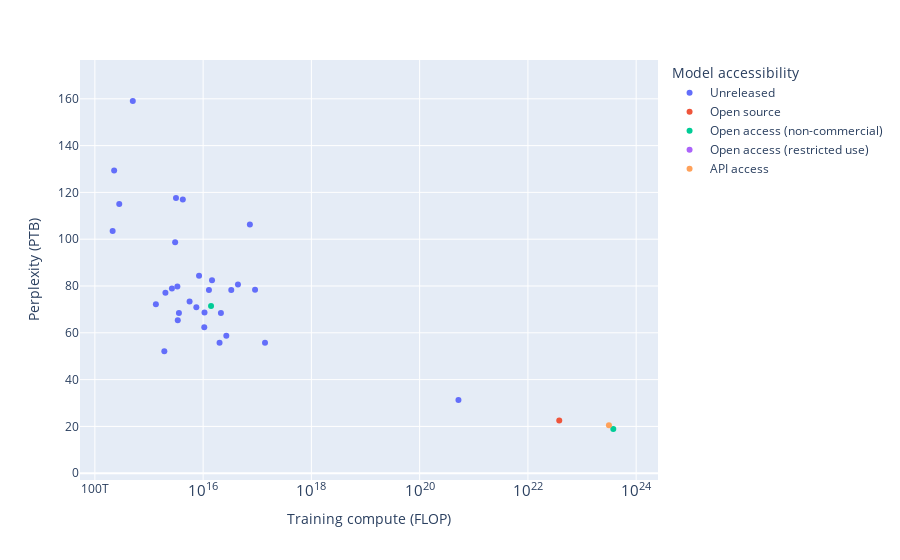

Notebook code cell kept with this figure:
### Code cell
fig = px.scatter(
    filtered_benchmark_df,
    x='Training compute (FLOP)',
    y='Perplexity (PTB)',
    color='Model accessibility',
    # text=filtered_benchmark_df.index
)

# Log x-axis
fig.update_xaxes(type='log')

# Move text to top
fig.update_traces(textposition='middle left')

save_plot(fig, results_dir, 'PTB_vs_compute')

fig.show()

### Figure 1 — Plotly figure (JSON) as saved in the notebook; plotly's stock layout.template omitted (floating-point values rounded to 4 significant figures; data arrays with more than 128 entries replaced by an {"elided": "..."} marker saying what was removed)
{"data": [{"hovertemplate": "Model accessibility=Unreleased<br>Training compute (FLOP)=%{x}<br>Perplexity (PTB)=%{y}<extra></extra>", "legendgroup": "Unreleased", "marker": {"color": "#636efa", "symbol": "circle"}, "mode": "markers", "name": "Unreleased", "orientation": "v", "showlegend": true, "textposition": "middle left", "type": "scatter", "x": {"elided": "304 float values"}, "xaxis": "x", "y": {"elided": "304 float values"}, "yaxis": "y"}, {"hovertemplate": "Model accessibility=Open source<br>Training compute (FLOP)=%{x}<br>Perplexity (PTB)=%{y}<extra></extra>", "legendgroup": "Open source", "marker": {"color": "#EF553B", "symbol": "circle"}, "mode": "markers", "name": "Open source", "orientation": "v", "showlegend": true, "textposition": "middle left", "type": "scatter", "x": [null, 600000000000000000000, null, 7300000000000000000, null, 3.79e+22, null, null, 1.5e+22, null, 810000000000000000000, null, null, null, null, null, null, null, 816000000000000000, 693000000000000000, null, null, null, 5.038e+21, 1.242e+22, null, 1.799e+21, null, null, 28000000000000000000, 29000000000000000000, null, 335000000000000000000, 287900000001000050000, 7.9e+21, 126000000001000000000, null, 11000000000000000000, null, null, null, 1580000000000000000, 9.316e+22, 29100000000000000000, null, null, null, null, 737700000001000000000, 2.159e+22, null, null, null, null, 849000000000000000000, 424000000000000000, 2.519e+21], "xaxis": "x", "y": [null, null, null, null, null, 22.52, null, null, null, null, null, 84.1, 33.31, null, null, 52.38, null, 12.02, null, null, null, null, 16.5, null, null, 49.4, null, 78.93, null, null, null, null, null, null, null, null, null, null, null, null, 55.7, null, null, null, 10.8, null, null, null, null, null, null, null, null, 47.17, null, null, null], "yaxis": "y"}, {"hovertemplate": "Model accessibility=Open access (non-commercial)<br>Training compute (FLOP)=%{x}<br>Perplexity (PTB)=%{y}<extra></extra>", "legendgroup": "Open access (non-commercial)", "marker": {"color": "#00cc96", "symbol": "circle"}, "mode": "markers", "name": "Open access (non-commercial)", "orientation": "v", "showlegend": true, "textposition": "middle left", "type": "scatter", "x": [null, 328000000000000000, 2.73e+23, null, 2.34e+22, 5.5e+23, null, 1.206e+22, 5.4e+22, 3.778e+23, 31200000000000000000, null, null, null, null, 14000000000000000, 26500000000000000000, 4.3e+23, null, 1.1e+23, 4.55e+22, 4.02e+22], "xaxis": "x", "y": [null, null, null, null, null, null, null, null, null, 18.9, null, null, null, 46.54, null, 71.42, null, null, null, null, null, null], "yaxis": "y"}, {"hovertemplate": "Model accessibility=Open access (restricted use)<br>Training compute (FLOP)=%{x}<br>Perplexity (PTB)=%{y}<extra></extra>", "legendgroup": "Open access (restricted use)", "marker": {"color": "#ab63fa", "symbol": "circle"}, "mode": "markers", "name": "Open access (restricted use)", "orientation": "v", "showlegend": true, "textposition": "middle left", "type": "scatter", "x": [null, null, null, null, 1.48e+22], "xaxis": "x", "y": [null, null, null, null, null], "yaxis": "y"}, {"hovertemplate": "Model accessibility=API access<br>Training compute (FLOP)=%{x}<br>Perplexity (PTB)=%{y}<extra></extra>", "legendgroup": "API access", "marker": {"color": "#FFA15A", "symbol": "circle"}, "mode": "markers", "name": "API access", "orientation": "v", "showlegend": true, "textposition": "middle left", "type": "scatter", "x": [3.14e+23], "xaxis": "x", "y": [20.5], "yaxis": "y"}], "layout": {"legend": {"title": {"text": "Model accessibility"}, "tracegroupgap": 0}, "margin": {"t": 60}, "xaxis": {"anchor": "y", "domain": [0, 1], "title": {"text": "Training compute (FLOP)"}, "type": "log"}, "yaxis": {"anchor": "x", "domain": [0, 1], "title": {"text": "Perplexity (PTB)"}}}}
